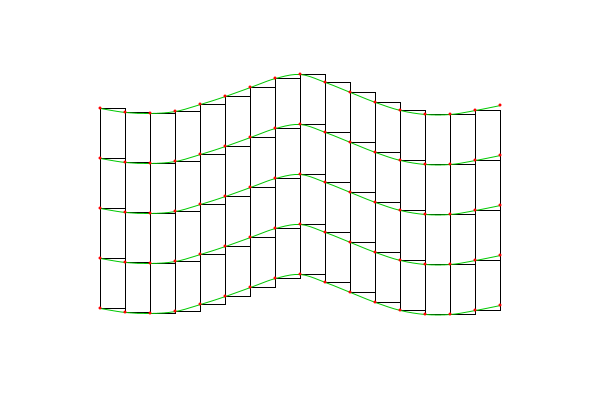
Frame 1 (no input)
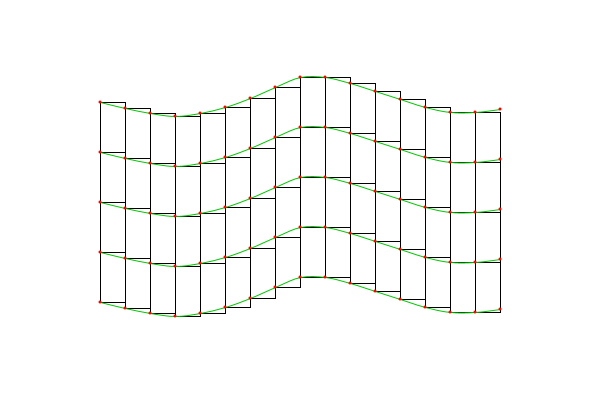
Frame 60 (the mouse pressed at the canvas centre just before this capture)
Frame 120 (the mouse held since frame 60 and released just before this capture): identical to frame 60, image omitted

The Processing sketch that drew these frames (run headless with seeded random() and noise(); from frame 60 on, the mouse is pressed at the canvas centre):

// Processing sketch: bandera
// ── bandera.pde
// bandera usando splines

/*
int[] coords = {
  100, 10, 125, 17, 150, 20, 175, 17, 200, 10
};
*/
int[] coords = {
  100, 10, 
  125, 12, 
  150, 14, 
  175, 16, 
  200, 17,
  225, 18,
  250, 20,
  275, 23,
  300, 26,
  325, 23, 
  350, 20, 
  375, 18, 
  400, 17, 
  425, 16,
  450, 14,
  475, 12,
  500, 10,
};

int[] coordsTemp;

float temp = PI/5.0;
int numLineas = 5, distLineas = 50;
int inicioX, inicioY, indX = -1, indY = -1;
int pixelesInterval = 15;

void setup() {
  size(600, 400);
  background(255);
  smooth();
  noFill();
  
  coordsTemp = coords.clone();
}

void draw(){
  clear();
  background(255);
  
  
  // calcular el cambio del eje Y con el paso del tiempo
  for (int i = 1; i < coords.length; i+=2) {
    coordsTemp[i] = Math.round((float) coords[i] * (sin(temp + (i/4.0))) + 100);
    //System.out.print(coordsTemp[i] + ", ");
  }  
  //System.out.println();
  
  /*
  for (int i = 0; i < coords.length; i++) {
    System.out.print(coordsTemp[i] + ", ");
  }
  System.out.println();
  */
  
  noFill();
  stroke(0);
  dibujarCuadros(coordsTemp);
  stroke(0, 200, 0);
  dibujarSpline(coordsTemp);
      
  fill(255, 0, 0);
  noStroke();
  dibujarPuntos(coordsTemp);
  
  temp = (temp + PI/5.0) % TWO_PI;
  
  delay(100);
}

void dibujarSpline(int[] coords){
  for (int j = 0; j < numLineas; j++) {
    beginShape();
    for (int i = 0; i < coords.length; i += 2) {
      if(i == 0 || i == coords.length - 2){
        curveVertex(coords[i], coords[i + 1] + (j * distLineas));
      }
      curveVertex(coords[i], coords[i + 1] + (j * distLineas));
    }
    endShape();
  }
}

void dibujarPuntos(int[] coords){
  for (int j = 0; j < numLineas; j++) {
    for (int i = 0; i < coords.length; i += 2) {
      ellipse(coords[i], coords[i + 1] + (j * distLineas), 3, 3);
      //System.out.print("(" + coords[i] + "," + (coords[i + 1] + (j * distLineas)) + ")");
    }
    //System.out.println();
  }
}

void dibujarCuadros(int[] coords){
  
  int x, y, xAncho, yAncho;
  
  for (int j = 0; j < numLineas - 1; j++) {
    for (int i = 0; i < coords.length; i += 2) {
      
      if((i + 3) <= coords.length){
        x = coords[i];
        y = coords[i + 1] + (j * distLineas);
        xAncho = coords[i + 2] - x;
        yAncho = coords[i + 1] + ((j + 1) * distLineas) - y;
        
        rect(x, y, xAncho, yAncho);
      }
    }
  }
}

@Override
public void mousePressed() {
  //inicioX = mouseX;
  //inicioY = mouseY;
  
  for(int i = 0; i < coords.length; i += 2){
    if(coordsTemp[i] > mouseX - pixelesInterval && coordsTemp[i] < mouseX + pixelesInterval){
      indX = i;
    }
    if(coordsTemp[i + 1] > mouseY - pixelesInterval && coordsTemp[i + 1] < mouseY + pixelesInterval){
      indY = i + 1; 
    }
  }
  
  //System.out.println(inicioX + ", " + inicioY);
}

@Override
public void mouseDragged() {
  
  if(indX > 0 && indY > 0){
    coordsTemp[indX] = mouseX;
    coordsTemp[indY] = mouseY + 100;
  }
}

@Override
public void mouseReleased(){
  indX = indY = -1; 
}
